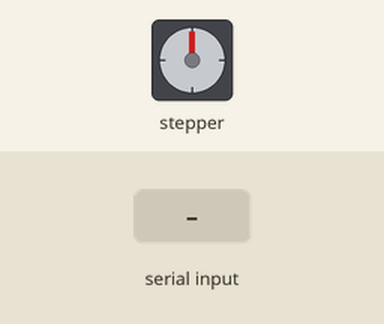
A sketch run on a simulated Arduino Uno, built with avr-gcc and run on an emulated ATmega328P. Shown: stepper motor. Wiring (inferred from the names in the program): stepper motor driver (200 steps per turn assumed): step pin 4; direction pin 3. Inputs (shaded band) come from the test bench. What the sketch prints to the serial monitor is not drawn.

Above: at 1.2 s.
1.3 s: "h" received over Serial
3.8 s: "yu" received over Serial
Timing chart, 0 to 6.8 s (numbered marks = the images above; inputs shaded):
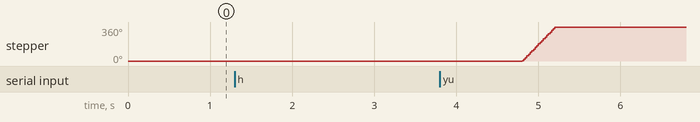

The sketch:

farmbot.ino
```cpp
/*Example sketch to control a stepper motor with A4988 stepper motor driver and Arduino without a library. More info: https://www.makerguides.com */

// Define stepper motor connections and steps per revolution:
#define dirPin 3
#define stepPin 4
#define stepsPerRevolution 200
#define SensorPin A0
float sensorValue = 0;
void setup() {
  // Declare pins as output:
  pinMode(stepPin, OUTPUT);
  pinMode(dirPin, OUTPUT);
  Serial.begin(9600);  // start serial communication at 9600 baud
}

void loop() {
  // Set the spinning direction clockwise:
  // Read and execute commands from serial port
   if (Serial.available()) {  // check for incoming serial data
      String command = Serial.readString();  // read command from serial port
       if (command == "yu") {
         digitalWrite(dirPin, HIGH);// Spin the stepper motor 1 revolution slowly
         for (int i = 0; i < stepsPerRevolution; i++) {
	// These four lines result in 1 step:
	 digitalWrite(stepPin, HIGH);
	 delayMicroseconds(1000);
	 digitalWrite(stepPin, LOW);
	 delayMicroseconds(1000);
         }
       }
       else if (command == "yd"){
         digitalWrite(dirPin, LOW);

  // Spin the stepper motor 1 revolution quickly:
         for (int i = 0; i < stepsPerRevolution; i++) {
    	// These four lines result in 1 step:
    	  digitalWrite(stepPin, HIGH);
    	  delayMicroseconds(1000);
    	  digitalWrite(stepPin, LOW);
    	  delayMicroseconds(1000);
      }

       }
       else if (command == "h") {
         // read and send A0 analog value
            Serial.println(analogRead(SensorPin));
       }
   }
}
```

Measured:
- after the input at 1.3 s, every drawn part: stays the same
- after the input at 3.8 s, stepper: turns 360° clockwise in 0.40 s, starting after 1.0 s
